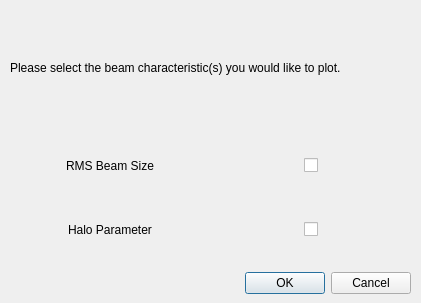
<?xml version="1.0" encoding="UTF-8"?>
<ui version="4.0">
 <class>BeamChar</class>
 <widget class="QMainWindow" name="BeamChar">
  <property name="geometry">
   <rect>
    <x>0</x>
    <y>0</y>
    <width>421</width>
    <height>303</height>
   </rect>
  </property>
  <property name="sizePolicy">
   <sizepolicy hsizetype="Minimum" vsizetype="Minimum">
    <horstretch>0</horstretch>
    <verstretch>0</verstretch>
   </sizepolicy>
  </property>
  <property name="windowTitle">
   <string>Choosing Plots</string>
  </property>
  <widget class="QWidget" name="centralwidget">
   <property name="sizePolicy">
    <sizepolicy hsizetype="Preferred" vsizetype="Minimum">
     <horstretch>0</horstretch>
     <verstretch>0</verstretch>
    </sizepolicy>
   </property>
   <widget class="QWidget" name="verticalLayoutWidget">
    <property name="geometry">
     <rect>
      <x>10</x>
      <y>3</y>
      <width>401</width>
      <height>291</height>
     </rect>
    </property>
    <layout class="QVBoxLayout" name="verticalLayout_3">
     <property name="spacing">
      <number>0</number>
     </property>
     <property name="sizeConstraint">
      <enum>QLayout::SetMinimumSize</enum>
     </property>
     <item>
      <widget class="QLabel" name="label">
       <property name="sizePolicy">
        <sizepolicy hsizetype="Minimum" vsizetype="Minimum">
         <horstretch>0</horstretch>
         <verstretch>0</verstretch>
        </sizepolicy>
       </property>
       <property name="maximumSize">
        <size>
         <width>16777215</width>
         <height>200</height>
        </size>
       </property>
       <property name="text">
        <string>&lt;html&gt;&lt;head/&gt;&lt;body&gt;&lt;p&gt;Please select the beam characteristic(s) you would like to plot.&lt;/p&gt;&lt;/body&gt;&lt;/html&gt;</string>
       </property>
      </widget>
     </item>
     <item>
      <layout class="QGridLayout" name="gridLayout">
       <item row="2" column="0" alignment="Qt::AlignHCenter">
        <widget class="QLabel" name="label_3">
         <property name="text">
          <string>Halo Parameter</string>
         </property>
        </widget>
       </item>
       <item row="1" column="1">
        <layout class="QVBoxLayout" name="verticalLayout">
         <item alignment="Qt::AlignHCenter|Qt::AlignVCenter">
          <widget class="QCheckBox" name="rms">
           <property name="text">
            <string/>
           </property>
          </widget>
         </item>
        </layout>
       </item>
       <item row="1" column="0" alignment="Qt::AlignHCenter">
        <widget class="QLabel" name="label_2">
         <property name="maximumSize">
          <size>
           <width>16777215</width>
           <height>100</height>
          </size>
         </property>
         <property name="text">
          <string>RMS Beam Size</string>
         </property>
        </widget>
       </item>
       <item row="2" column="1">
        <layout class="QVBoxLayout" name="verticalLayout_2">
         <item alignment="Qt::AlignHCenter|Qt::AlignVCenter">
          <widget class="QCheckBox" name="halo">
           <property name="text">
            <string/>
           </property>
          </widget>
         </item>
        </layout>
       </item>
      </layout>
     </item>
     <item>
      <spacer name="verticalSpacer">
       <property name="orientation">
        <enum>Qt::Vertical</enum>
       </property>
       <property name="sizeType">
        <enum>QSizePolicy::Fixed</enum>
       </property>
       <property name="sizeHint" stdset="0">
        <size>
         <width>20</width>
         <height>10</height>
        </size>
       </property>
      </spacer>
     </item>
     <item>
      <widget class="QDialogButtonBox" name="buttonBox">
       <property name="standardButtons">
        <set>QDialogButtonBox::Cancel|QDialogButtonBox::Ok</set>
       </property>
      </widget>
     </item>
    </layout>
   </widget>
  </widget>
 </widget>
 <resources/>
 <connections/>
</ui>
